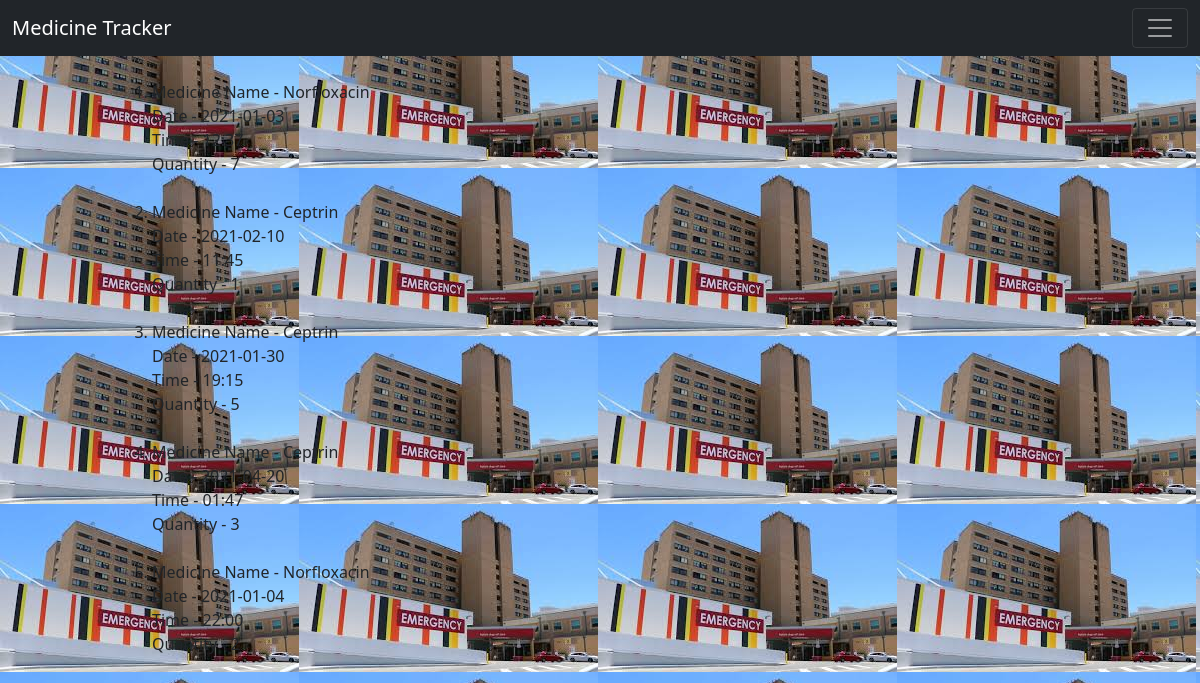
Page /dosage_list.php (signed in) on the committed database.
### tables this page shows
CREATE TABLE `medicine` (
  `ID` int(11) NOT NULL,
  `name` varchar(100) NOT NULL,
  `dosage_quantity` int(11) NOT NULL,
  `dosage_unit` varchar(10) NOT NULL,
  `milligram_quantity` int(11) NOT NULL,
  `milligram_unit` varchar(10) NOT NULL,
  `frequency_quantity` int(11) NOT NULL,
  `frequency_unit` varchar(25) NOT NULL,
  `amount_taken` int(11) NOT NULL,
  `daily_amount` int(11) NOT NULL,
  `user_ID` int(11) NOT NULL
);

CREATE TABLE `dosage` (
  `ID` int(11) NOT NULL,
  `medicine_id` int(11) NOT NULL,
  `date` date NOT NULL,
  `time` varchar(25) NOT NULL,
  `quantity` int(11) NOT NULL
);

### dosage_list.php (the view, shortened to what this page needs)
<?php
    include("connect.php");
?>
<!DOCTYPE html>
<html lang="en">
<head>
    <link rel="stylesheet" href="index.css" type="text/css">
    <link rel="stylesheet" href="bootstrap.min.css">
</head>
<body>
    <nav class="navbar navbar-dark bg-dark" aria-label="First navbar example">
        <div class="container-fluid">
            <a class="navbar-brand" href="index.php">Medicine Tracker</a>
            <button class="navbar-toggler" type="button" data-bs-toggle="collapse" data-bs-target="#navbarsExample01" aria-controls="navbarsExample01" aria-expanded="false" aria-label="Toggle navigation">
                <span class="navbar-toggler-icon"></span>
            </button>
        </div>
    </nav>
    <br>
    <main>
        <ol>
            <?php
                $query = "SELECT * FROM dosage";
                $result = mysqli_query($con, $query);
                if($result){
                    while($row = mysqli_fetch_array($result)){
                        $medicine_query = "SELECT * FROM medicine WHERE ID = ".$row['medicine_id']." AND user_ID = ".$_SESSION['ID']."";
                        $medicine_result = mysqli_query($con, $medicine_query);
                        while($medicine_row = mysqli_fetch_array($medicine_result)){
                            echo "<li>
                                Medicine Name - ".$medicine_row['name']."<br>
                                Date - ".$row['date']."<br>
                                Time - ".$row['time']."<br>
                                Quantity - ".$row['quantity']."
                            </li>";
                            echo "<br>";
                        }
                    }
                }else{
                    echo "<h1>NO DOSAGE FOUND</h1>";
                }
            ?>
        </ol>
    </main>
</body>
</html>

### index.css (style rules this page uses)
* { padding: 0px; margin: 0px; }
body { background-color: rgb(192, 192, 192); font-family: Verdana, Geneva, Tahoma, sans-serif; background-image: url(images.jpg); }
a { text-decoration: none; color: dodgerblue; }
main { width: 80%; margin: 0px auto; }

### rows in the picture
dosage: date "2021-01-03", time "12:37", quantity "7"
medicine: name "Norfloxacin"
dosage: date "2021-02-10", time "11:45", quantity "1"
medicine: name "Ceptrin"
dosage: date "2021-01-30", time "19:15", quantity "5"
dosage: date "2021-04-20", time "01:47", quantity "3"
dosage: date "2021-01-04", time "22:00", quantity "2"
